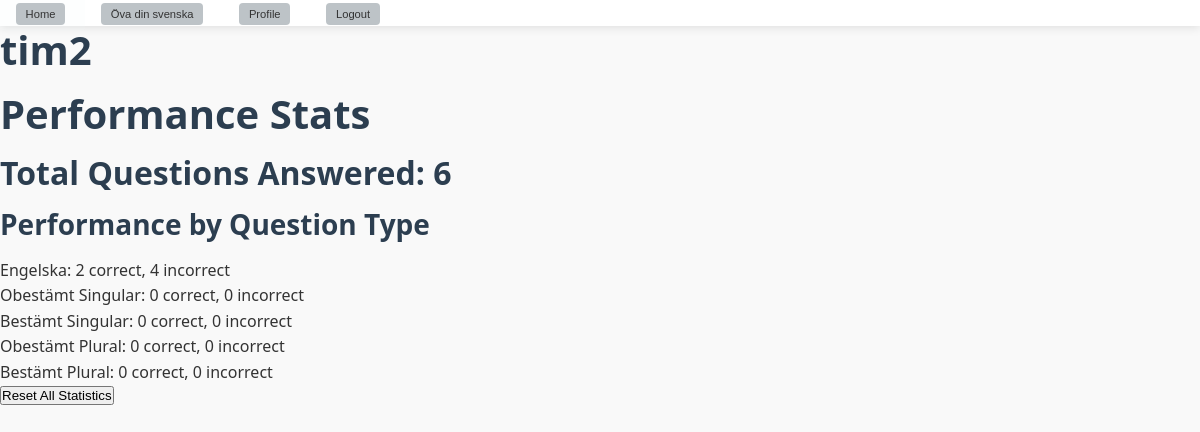
The app's page /accounts/profile/ (signed in), older data.
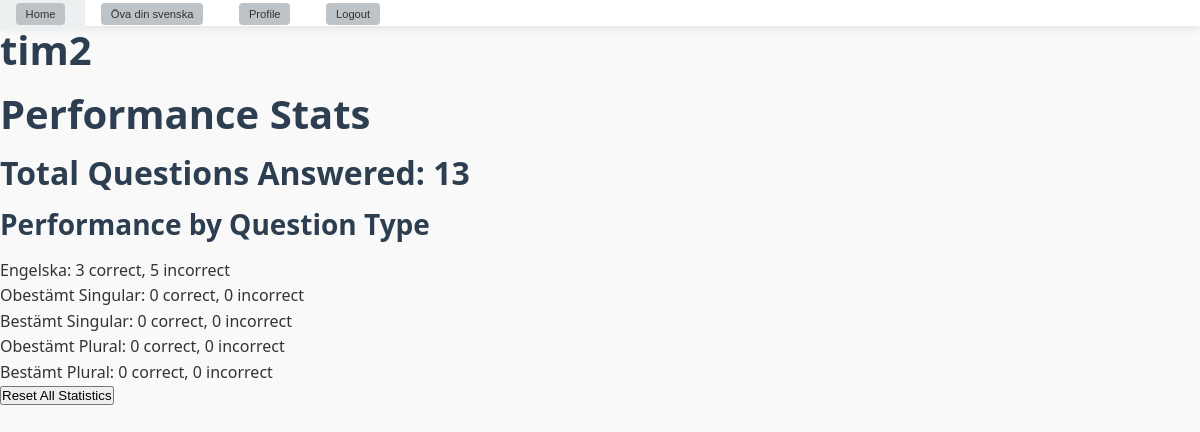
The same page, newer data.
### accounts/models.py (models this page shows, shortened)
class CustomUser(AbstractUser):
    total_answered = models.IntegerField(default=0)
    total_substantiv_answered = models.IntegerField(default=0)
    total_verb_answered = models.IntegerField(default=0)
    engelska_correct = models.IntegerField(default=0)
    engelska_incorrect = models.IntegerField(default=0)
    obestamt_singular_correct = models.IntegerField(default=0)
    obestamt_singular_incorrect = models.IntegerField(default=0)
    bestamt_singular_correct = models.IntegerField(default=0)
    bestamt_singular_incorrect = models.IntegerField(default=0)
    obestamt_plural_correct = models.IntegerField(default=0)
    obestamt_plural_incorrect = models.IntegerField(default=0)
    bestamt_plural_correct = models.IntegerField(default=0)
    bestamt_plural_incorrect = models.IntegerField(default=0)
    infinitv_correct = models.IntegerField(default=0)
    infinitiv_incorrect = models.IntegerField(default=0)
    presens_correct = models.IntegerField(default=0)
    presens_incorrect = models.IntegerField(default=0)
    imperativ_correct = models.IntegerField(default=0)
    imperativ_incorrect = models.IntegerField(default=0)
    preteritum_correct = models.IntegerField(default=0)
    preteritum_incorrect = models.IntegerField(default=0)
    perfekt_correct = models.IntegerField(default=0)
    perfekt_incorrect = models.IntegerField(default=0)
    pluskvamperfekt_correct = models.IntegerField(default=0)
    pluskvamperfekt_incorrect = models.IntegerField(default=0)
    groups = models.ManyToManyField(
        'auth.Group',
        related_name='custom_user_set',
        blank=True,
        help_text='The groups this user belongs to.',
        verbose_name='groups'
    )
    user_permissions = models.ManyToManyField(
        'auth.Permission',
        related_name='custom_user_permissions_set',
        blank=True,
        help_text='Specific permissions for this user.',
        verbose_name='user permissions'
    )

### accounts/views.py (the view)
# urls.py: path('profile/', views.profile_view, name='profile'),
def profile_view(request):
    user = request.user
    return render(request, 'profile.html', {'user': user})

### accounts/templates/profile.html (shortened to what this page needs)
{% extends "base.html" %}
{% load static %}
{% block content %}
<body>
    <h1>{{ user.username }}</h1>
    <h1>Performance Stats</h2>
    <h2>Total Questions Answered: {{ user.total_answered }}</h2>
    <h3>Performance by Question Type</h3>
    <ul>
        <li>Engelska: {{ user.engelska_correct }} correct, {{ user.engelska_incorrect }} incorrect</li>
        <li>Obestämt Singular: {{ user.obestamt_singular_correct }} correct, {{ user.obestamt_singular_incorrect }} incorrect</li>
        <li>Bestämt Singular: {{ user.bestamt_singular_correct }} correct, {{ user.bestamt_singular_incorrect }} incorrect</li>
        <li>Obestämt Plural: {{ user.obestamt_plural_correct }} correct, {{ user.obestamt_plural_incorrect }} incorrect</li>
        <li>Bestämt Plural: {{ user.bestamt_plural_correct }} correct, {{ user.bestamt_plural_incorrect }} incorrect</li>
    </ul>
    <form method="post" action="{% url 'reset_stats' %}" onsubmit="return confirm('Are you sure you want to reset all your statistics? This action cannot be undone.');">
        <button type="submit">Reset All Statistics</button>
    </form>
</body>
{% endblock %}

### timpage/templates/base.html (shortened to what this page needs)
{% load static %}
<html lang="en-US">
    <head>
        <link rel="stylesheet" href="{% static 'base.css' %}">
    </head>
    <body>
        <header>
                <nav>
                    <a href="/">
                        <button class=nav-btn>Home</button>
                    </a>
                    <a href="{% url 'game_start' %}">
                        <button class=nav-btn>Öva din svenska</button>
                    </a>
                    {% if user.is_authenticated %}
                        <a href="{% url 'profile' %}"><button class=nav-btn>Profile</button></a>
                    {% endif %}
                    {% if user.is_authenticated %}
                        <a href="{% url 'logout' %}"><button type="submit" class=nav-btn>Logout</button></a>
                    {% else %}
                        <a href="{% url 'login' %}"><button class=nav-btn>Login</button></a>
                        <a href="{% url 'signup' %}"><button class=nav-btn>Sign Up</button></a>
                    {% endif %}
                </nav>
        </header>
        <main>
            {% block content %}
            {% endblock %}
        </main>
    </body>
</html>

### timpage/static/base.css (style rules this page uses)
:root { --primary-color: #006AA7; --primary-hover: #6293af; --secondary-color: #FECC02; --secondary-hover: #ffdd57; --accent-color: #e74c3c; --accent-hover: #c0392b; --dark-color: #2c3e50; --light-color: #ecf0f1; --medium-color: #bdc3c7; --text-color: #333; --text-light: #7f8c8d; --border-radius: 4px; --box-shadow: 0 2px 10px rgba(0, 0, 0, 0.1); --transition: all 0.3s ease; }
* { margin: 0; padding: 0; box-sizing: border-box; }
html { font-size: 16px; scroll-behavior: smooth; }
body { font-family: 'Segoe UI', Tahoma, Geneva, Verdana, sans-serif; line-height: 1.6; color: var(--text-color); background-color: #f9f9f9; }
h1, h2, h3, h4, h5, h6 { line-height: 1.2; margin-bottom: 1rem; color: var(--dark-color); }
h1 { font-size: 2.5rem; }
h2 { font-size: 2rem; }
h3 { font-size: 1.75rem; }
a { color: var(--primary-color); text-decoration: none; transition: var(--transition); }
header { background-color: white; box-shadow: var(--box-shadow); position: sticky; top: 0; z-index: 100; }
nav a { color: var(--text-color); padding: 0.5rem 1rem; border-radius: var(--border-radius); transition: var(--transition); }
.nav-btn { display: inline-block; padding: 0.3rem 0.6rem; border: none; border-radius: var(--border-radius); color: var(--text-color); font-size: 0.7rem; background-color: var(--medium-color); cursor: pointer; transition: var(--transition); }

Row changes from the older to the newer data that the page shows:
changed CustomUser "tim2": total_answered "6" → "13"; engelska_correct "2" → "3"; engelska_incorrect "4" → "5"
